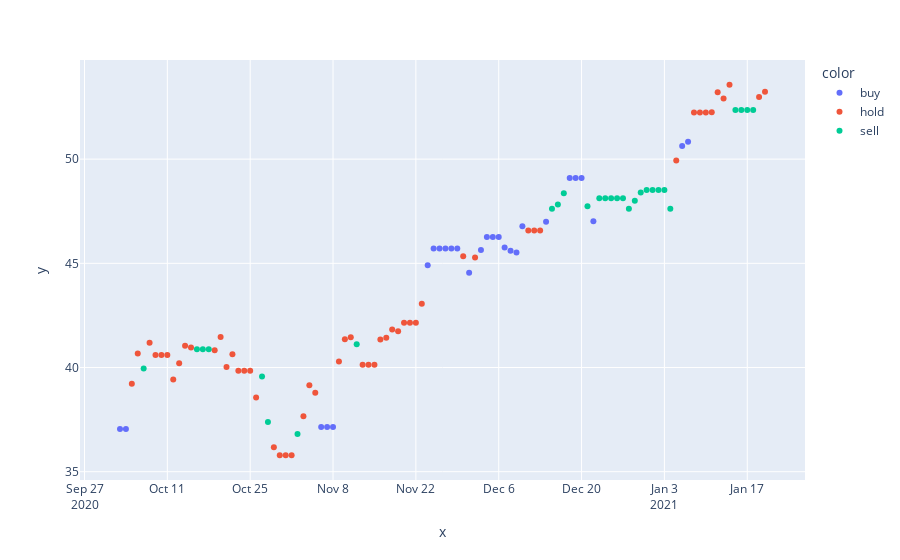

The notebook cell this image was saved under:
### Code cell
fig = px.scatter(x=test.index, y=test.target, color=y_pred)
fig.show()
